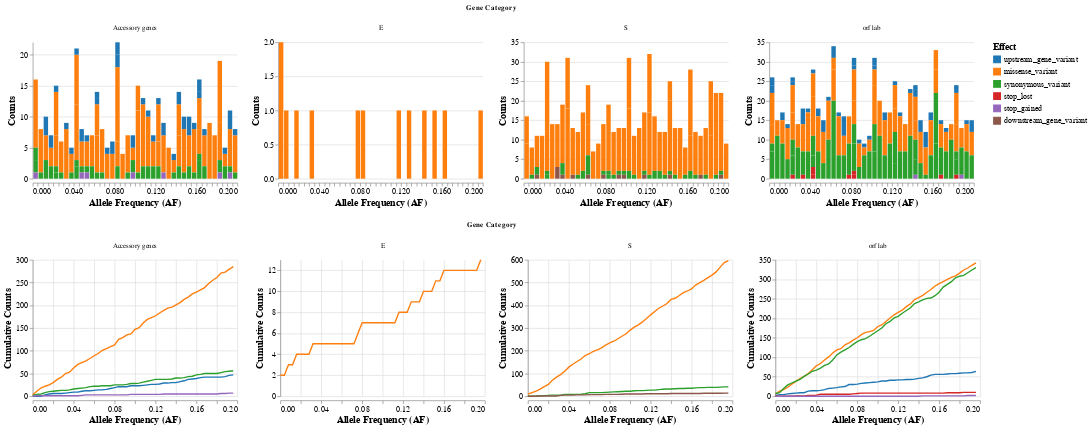

Notebook code for this chart:
### Code cell
## <--- make combined plots ---> 

min_af = 0  
max_af = 0.2  
n_bins = 50  
bin_edges = np.linspace(min_af, max_af, n_bins + 1)

alt_data = pd.DataFrame()
for gene, gene_data in gene_categories.items():
    effects = gene_data['EFFECT'].unique()
    for effect in effects:
        effect_data = gene_data[gene_data['EFFECT'] == effect]['AF']
        hist, edges = np.histogram(effect_data, bins=bin_edges)
        cumsum = np.cumsum(hist)
        df = pd.DataFrame({
            'Counts': hist,
            'Cumulative Counts': cumsum,
            'Allele Frequency': edges[:-1],
            'Gene': gene,
            'Effect': effect
        })
        alt_data = pd.concat([alt_data, df], ignore_index=True)

color_scheme = alt.Scale(domain=list(alt_data['Effect'].unique()), scheme='category10')

histogram = alt.Chart(alt_data).mark_bar().encode(
    alt.X('Allele Frequency:Q', bin=alt.Bin(maxbins=n_bins), title='Allele Frequency (AF)'),
    alt.Y('Counts:Q', title='Counts'),
    alt.Color('Effect:N', scale=color_scheme, legend=alt.Legend(title="Effect"))
).properties(
    width=300,
    height=200
).facet(
    column=alt.Column('Gene:N', title='Gene Category')
).resolve_scale(
    y='independent'
)

cumulative_line = alt.Chart(alt_data).mark_line().encode(
    alt.X('Allele Frequency:Q', title='Allele Frequency (AF)'),
    alt.Y('Cumulative Counts:Q', title='Cumulative Counts'),
    alt.Color('Effect:N', scale=color_scheme, legend=alt.Legend(title="Effect"))
).properties(
    width=300,
    height=200
).facet(
    column=alt.Column('Gene:N', title='Gene Category')
).resolve_scale(
    y='independent'
)

combined_chart = alt.vconcat(histogram, cumulative_line).configure_title(
    fontSize=20,
    font='Arial',
    anchor='start',
    color='black'
).configure_axis(
    labelFontSize=12,
    titleFontSize=14
).configure_legend(
    titleFontSize=14,
    labelFontSize=12
).configure_view(
    strokeWidth=0
)

combined_chart.display()

### Figure 1 — Vega-Lite specification as saved in the notebook (floating-point values rounded to 4 significant figures; data arrays with more than 128 entries replaced by an {"elided": "..."} marker saying what was removed)
{"$schema": "https://vega.github.io/schema/vega-lite/v5.17.0.json", "config": {"axis": {"labelFontSize": 12, "titleFontSize": 14}, "legend": {"labelFontSize": 12, "titleFontSize": 14}, "title": {"anchor": "start", "color": "black", "font": "Arial", "fontSize": 20}, "view": {"continuousHeight": 300, "continuousWidth": 300, "strokeWidth": 0}}, "data": {"name": "data-4eba5b6b48c98a6f1d44b7c921d17f7d"}, "datasets": {"data-4eba5b6b48c98a6f1d44b7c921d17f7d": {"elided": "650 records"}}, "vconcat": [{"facet": {"column": {"field": "Gene", "title": "Gene Category", "type": "nominal"}}, "resolve": {"scale": {"y": "independent"}}, "spec": {"encoding": {"color": {"field": "Effect", "legend": {"title": "Effect"}, "scale": {"domain": ["upstream_gene_variant", "missense_variant", "synonymous_variant", "stop_lost", "stop_gained", "downstream_gene_variant"], "scheme": "category10"}, "type": "nominal"}, "x": {"bin": {"maxbins": 50}, "field": "Allele Frequency", "title": "Allele Frequency (AF)", "type": "quantitative"}, "y": {"field": "Counts", "title": "Counts", "type": "quantitative"}}, "height": 200, "mark": {"type": "bar"}, "width": 300}}, {"facet": {"column": {"field": "Gene", "title": "Gene Category", "type": "nominal"}}, "resolve": {"scale": {"y": "independent"}}, "spec": {"encoding": {"color": {"field": "Effect", "legend": {"title": "Effect"}, "scale": {"domain": ["upstream_gene_variant", "missense_variant", "synonymous_variant", "stop_lost", "stop_gained", "downstream_gene_variant"], "scheme": "category10"}, "type": "nominal"}, "x": {"field": "Allele Frequency", "title": "Allele Frequency (AF)", "type": "quantitative"}, "y": {"field": "Cumulative Counts", "title": "Cumulative Counts", "type": "quantitative"}}, "height": 200, "mark": {"type": "line"}, "width": 300}}]}
